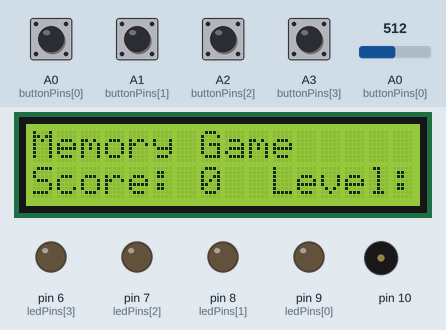
Bench run of a sketch on a simulated Arduino Uno, built with avr-gcc and run on an emulated ATmega328P. Shown: 16×2 character LCD, output pins drawn as LEDs (lit = HIGH), buzzer (waves = sounding). The test bench sets the inputs (shaded band); at power-on: A0 (buttonPins[0]), A1 (buttonPins[1]), A2 (buttonPins[2]), A3 (buttonPins[3]) HIGH, A0 (buttonPins[0]) = 512. Random numbers use the default seed unless the sketch sets one.

Above: at 3.8 s.
3.9 s: A1 (buttonPins[1]) pulled LOW for 0.15 s
At 6.4 s:
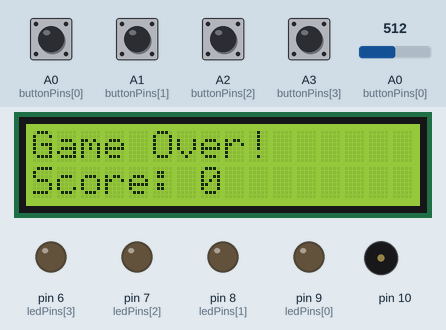
6.7 s: A0 (buttonPins[0]) set to 306
At 7.9 s:
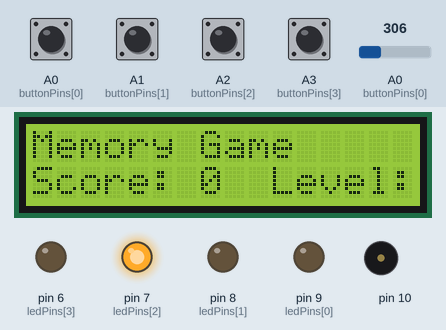
9.5 s: A3 (buttonPins[3]) pulled LOW for 0.15 s
At 9.62 s:
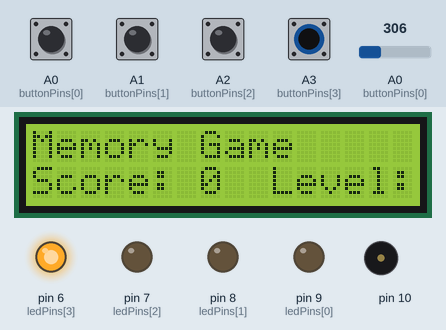
Timing chart, 0 to 15.2 s (numbered marks = the images above; inputs shaded):
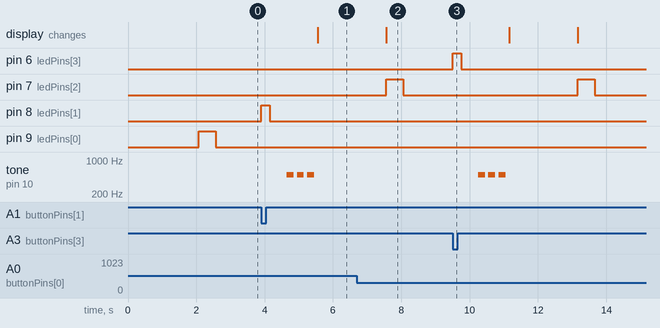

The sketch:

memory_game.ino
```cpp
#include <LiquidCrystal.h>

LiquidCrystal lcd(12, 11, 5, 4, 3, 2);
const int ledPins[] = {9, 8, 7, 6};
const int buttonPins[] = {A0, A1, A2, A3};
int sequenceLength = 1;
int sequence[10];
int playerSequence[10];
int score = 0;
bool gameOver = false;

void setup() {
  for (int i = 0; i < 4; i++) {
    pinMode(ledPins[i], OUTPUT);
    pinMode(buttonPins[i], INPUT_PULLUP);
  }

  lcd.begin(16, 2);
  lcd.print("Memory Game");
  lcd.setCursor(0, 1);
  lcd.print("Score: 0  Level: 1");
  delay(2000);

  randomSeed(analogRead(0));
  for (int i = 0; i < sequenceLength; i++) {
    sequence[i] = random(0, 4);
  }
  displaySequence();
}

void loop() {
  readPlayerSequence();

  for (int i = 0; i < sequenceLength; i++) {
    if (playerSequence[i] != sequence[i]) {
      gameOver = true;
      break;
    }
  }

  if (!gameOver) {
    score++;
    if (score % 5 == 0) {
      sequenceLength++;
      lcd.setCursor(0, 1);
      lcd.print("            ");
      lcd.setCursor(0, 1);
      lcd.print("Level: ");
      lcd.print(sequenceLength);
    }
  } else {
    playErrorTone();
    lcd.clear();
    lcd.print("Game Over!");
    lcd.setCursor(0, 1);
    lcd.print("Score: ");
    lcd.print(score);
    delay(2000);
    lcd.clear();
    lcd.print("Memory Game");
    lcd.setCursor(0, 1);
    lcd.print("Score: 0  Level: 1");
    score = 0;
    sequenceLength = 1;
    gameOver = false;
    randomSeed(analogRead(0));
    for (int i = 0; i < sequenceLength; i++) {
      sequence[i] = random(0, 4);
    }
    displaySequence();
  }

  lcd.setCursor(7, 1);
  lcd.print(score);
  delay(1000);
}

void displaySequence() {
  for (int i = 0; i < sequenceLength; i++) {
    digitalWrite(ledPins[sequence[i]], HIGH);
    delay(500);
    digitalWrite(ledPins[sequence[i]], LOW);
    delay(100);
  }
}

void readPlayerSequence() {
  for (int i = 0; i < sequenceLength; i++) {
    int buttonPressed = -1;
    while (buttonPressed == -1) {
      for (int j = 0; j < 4; j++) {
        if (digitalRead(buttonPins[j]) == LOW) {
          buttonPressed = j;
          digitalWrite(ledPins[j], HIGH);
          delay(250);
          digitalWrite(ledPins[j], LOW);
          break;
        }
      }
    }
    playerSequence[i] = buttonPressed;
    delay(500);
  }
}

void playErrorTone() {
  for (int i = 0; i < 3; i++) {
    tone(10, 500);
    delay(200);
    noTone(10);
    delay(100);
  }
}
```

Measured:
- after the input at 3.9 s, pin 8 (ledPins[1]): LOW → HIGH at once, → LOW 0.25 s later; tone on pin 10: alternates 500 Hz for 0.20 s and silent for 0.10 s, 6 changes in all, then stays silent, starting after 0.75 s; the display: changes after 1.7 s (image 1)
- after the input at 6.7 s, pin 7 (ledPins[2]): LOW → HIGH after 0.86 s, → LOW 0.50 s later
- after the input at 9.5 s, pin 6 (ledPins[3]): LOW → HIGH at once, → LOW 0.25 s later; pin 7 (ledPins[2]): LOW → HIGH after 3.7 s, → LOW 0.50 s later; tone on pin 10: alternates 500 Hz for 0.20 s and silent for 0.10 s, 6 changes in all, then stays silent, starting after 0.75 s
